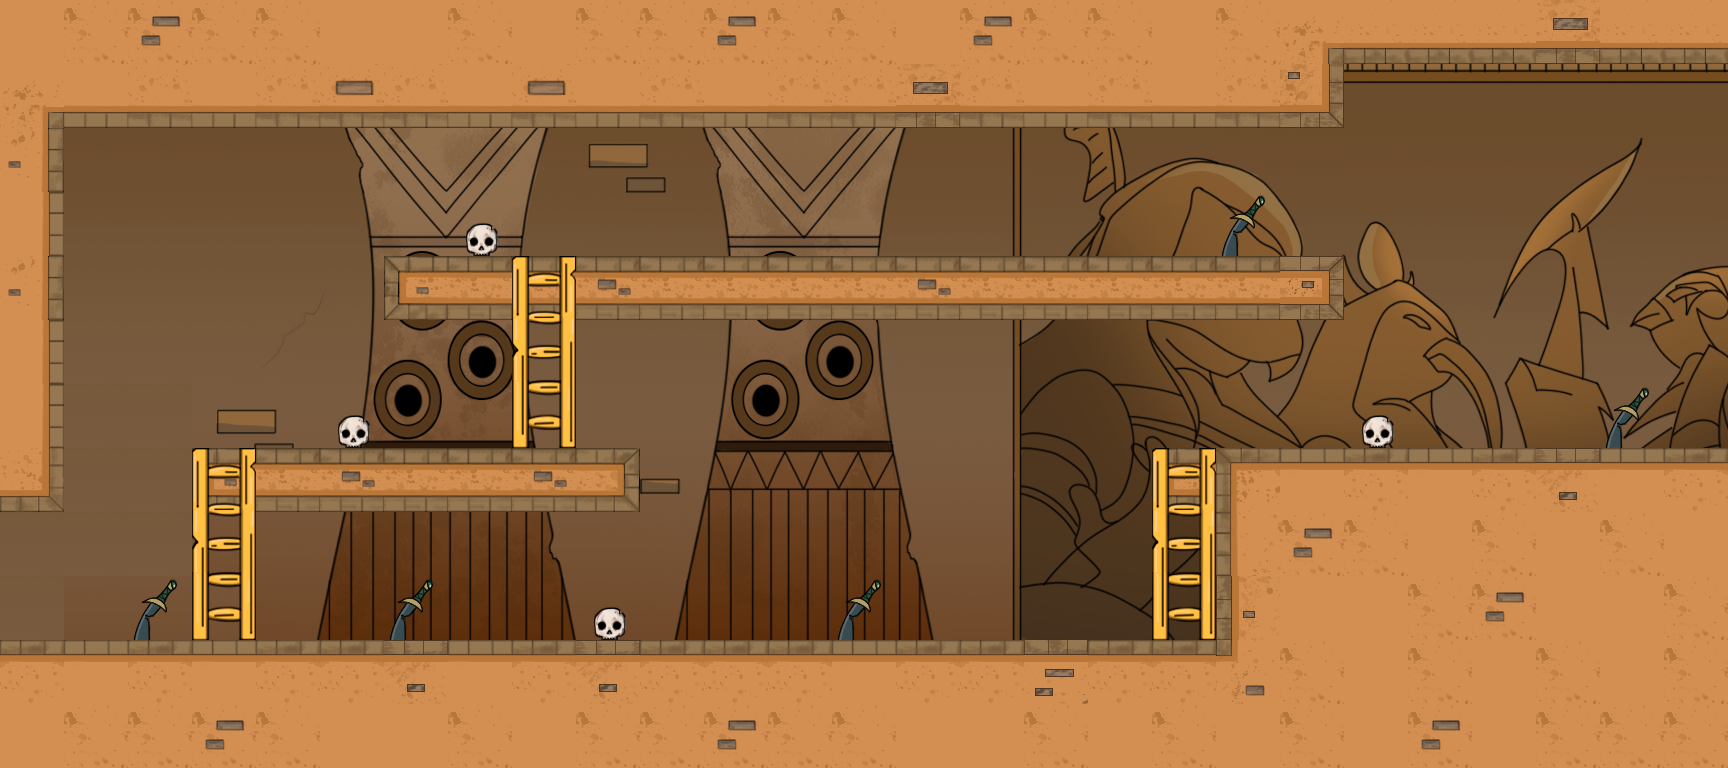

Rendered tile map (Tiled .tmx) drawn with the repository's tilesets; below, a short description and the map source with its tile grids summarised:
An orthogonal 27x12 tile map with 64x64 px tiles, 6 tile layers (Fondo, Utilities, Map, Escaleras, ...), 1 hidden layer not drawn, 14 tilesets.

<map version="1.10" tiledversion="1.10.2" orientation="orthogonal" renderorder="right-down" width="27" height="12" tilewidth="64" tileheight="64" infinite="0" nextlayerid="29" nextobjectid="8">
 <properties>
  <property name="Draw" type="bool" value="false" />
  <property name="Navigation" type="bool" value="true" />
 </properties>
 <tileset firstgid="1" name="MapMetadata" tilewidth="64" tileheight="64" tilecount="100" columns="10">
  <image source="MapMetadata.png" width="640" height="640" />
 </tileset>
 <tileset firstgid="101" name="Tileset" tilewidth="64" tileheight="64" tilecount="50" columns="10">
  <image source="Dark_lvl0.png" width="640" height="320" />
 </tileset>
 <tileset firstgid="151" name="escaleras" tilewidth="64" tileheight="64" tilecount="12" columns="4">
  <image source="escaleras.png" width="259" height="233" />
 </tileset>
 <tileset firstgid="163" name="Tile_Sheet" tilewidth="64" tileheight="64" tilecount="77" columns="11">
  <image source="Tile_Sheet.png" width="704" height="448" />
 </tileset>
 <tileset firstgid="240" name="Tile_Sheet_Detalles" tilewidth="64" tileheight="64" tilecount="77" columns="11">
  <image source="Tile_Sheet_Detalles.png" width="704" height="448" />
 </tileset>
 <tileset firstgid="317" name="Tile_Sheet_Variaciones" tilewidth="64" tileheight="64" tilecount="77" columns="11">
  <image source="Tile_Sheet_Variaciones.png" width="704" height="448" />
 </tileset>
 <tileset firstgid="394" name="Tile_Sheet_Props" tilewidth="64" tileheight="64" tilecount="143" columns="11">
  <image source="Tile_Sheet_Props.png" width="704" height="832" />
 </tileset>
 <tileset firstgid="537" name="Sala22" tilewidth="64" tileheight="64" tilecount="330" columns="30">
  <image source="Sala22.png" width="1920" height="720" />
 </tileset>
 <tileset firstgid="867" name="Fondo_Entrada_Piramide" tilewidth="64" tileheight="64" tilecount="407" columns="37">
  <image source="Fondo_Entrada_Piramide.png" width="2368" height="720" />
 </tileset>
 <tileset firstgid="1274" name="Sala3" tilewidth="64" tileheight="64" tilecount="588" columns="42">
  <image source="Sala3.png" width="2688" height="896" />
 </tileset>
 <tileset firstgid="1862" name="Entre_Entrada_Sala2" tilewidth="64" tileheight="64" tilecount="44" columns="4">
  <image source="Entre_Entrada_Sala2.png" width="278" height="720" />
 </tileset>
 <tileset firstgid="1906" name="Espaeeda_Rota_Sala4" tilewidth="64" tileheight="64" tilecount="2" columns="1">
  <image source="Espaeeda_Rota_Sala4.png" width="64" height="128" />
 </tileset>
 <tileset firstgid="1908" name="Tile_Sheet_1" tilewidth="64" tileheight="64" tilecount="77" columns="11">
  <image source="Tile_Sheet_1.png" width="704" height="448" />
 </tileset>
 <tileset firstgid="1985" name="Tile_Sheet_Variaciones4" tilewidth="64" tileheight="64" tilecount="77" columns="11">
  <image source="Tile_Sheet_Variaciones4.png" width="704" height="448" />
 </tileset>
 <layer id="16" name="Fondo" width="27" height="12">
  <properties>
   <property name="Draw" type="bool" value="true" />
  </properties>
  <data>[324 cells, 324 non-empty, 249 distinct tile ids]</data>
 </layer>
 <layer id="23" name="Utilities" width="27" height="12">
  <properties>
   <property name="Draw" type="bool" value="true" />
  </properties>
  <data>[324 cells, 0 non-empty, 0 distinct tile ids]</data>
 </layer>
 <layer id="1" name="Map" width="27" height="12">
  <properties>
   <property name="Draw" type="bool" value="true" />
  </properties>
  <data>[324 cells, 166 non-empty, 31 distinct tile ids]</data>
 </layer>
 <layer id="28" name="Escaleras" width="27" height="12">
  <properties>
   <property name="Draw" type="bool" value="true" />
  </properties>
  <data>[324 cells, 9 non-empty, 3 distinct tile ids]</data>
 </layer>
 <layer id="2" name="Collisions" width="27" height="12">
  <properties>
   <property name="Draw" type="bool" value="false" />
  </properties>
  <data>[324 cells, 0 non-empty, 0 distinct tile ids]</data>
 </layer>
 <layer id="24" name="Navigation" width="27" height="12" visible="0">
  <properties>
   <property name="Draw" type="bool" value="false" />
   <property name="Navigation" type="bool" value="true" />
  </properties>
  <data>[324 cells, 50 non-empty, 3 distinct tile ids]</data>
 </layer>
 <layer id="27" name="Entities" width="27" height="12">
  <data>[324 cells, 0 non-empty, 0 distinct tile ids]</data>
 </layer>
</map>
